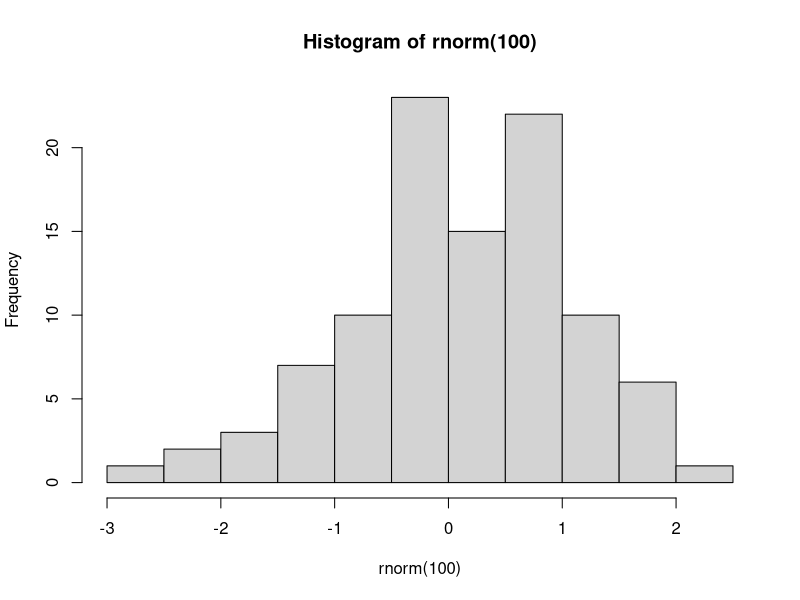

The R source for this figure:
## ---- chunk 1
mean(rnorm(100))
## ---- chunk 2
mean(rnorm(100))
## ---- chunk 3
mean(rnorm(100))
## ---- chunk 4
hist(rnorm(100))
## ---- chunk 5
library(dplyr)
